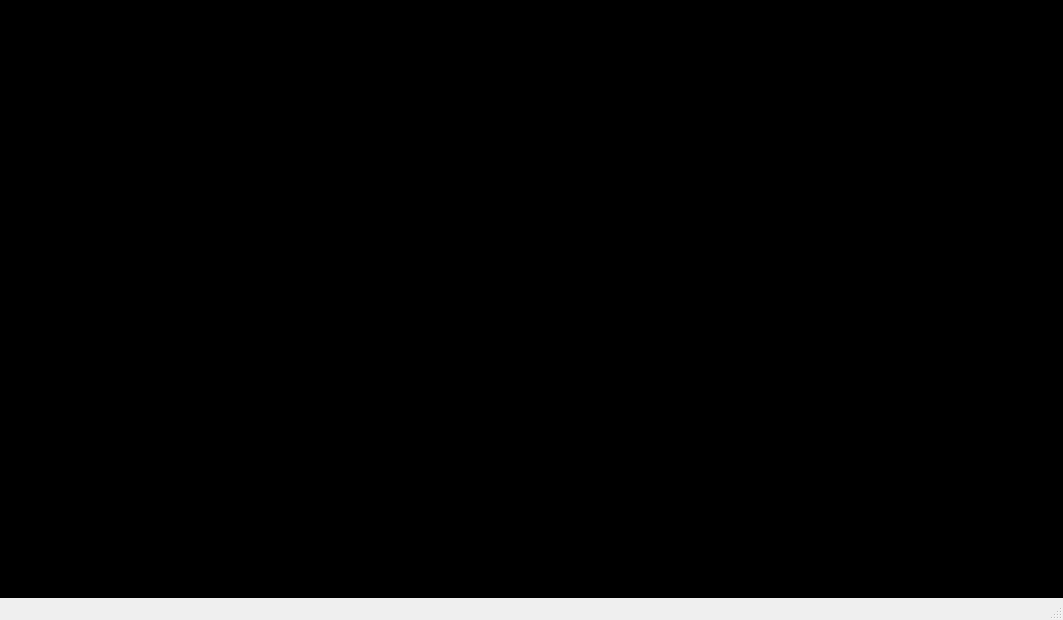
<?xml version="1.0" encoding="UTF-8"?>
<ui version="4.0">
 <class>MainWindow</class>
 <widget class="QMainWindow" name="MainWindow">
  <property name="geometry">
   <rect>
    <x>0</x>
    <y>0</y>
    <width>1063</width>
    <height>620</height>
   </rect>
  </property>
  <property name="windowTitle">
   <string>MainWindow</string>
  </property>
  <widget class="QWidget" name="centralwidget">
   <widget class="QLabel" name="label">
    <property name="geometry">
     <rect>
      <x>0</x>
      <y>0</y>
      <width>1071</width>
      <height>601</height>
     </rect>
    </property>
    <property name="styleSheet">
     <string notr="true">background-color: rgb(0, 0, 0);</string>
    </property>
    <property name="text">
     <string/>
    </property>
   </widget>
   <widget class="QLabel" name="label_2">
    <property name="geometry">
     <rect>
      <x>330</x>
      <y>100</y>
      <width>441</width>
      <height>421</height>
     </rect>
    </property>
    <property name="styleSheet">
     <string notr="true">border-image: url(:/image/image/redddang.png);</string>
    </property>
    <property name="text">
     <string/>
    </property>
   </widget>
  </widget>
  <widget class="QMenuBar" name="menubar">
   <property name="geometry">
    <rect>
     <x>0</x>
     <y>0</y>
     <width>1063</width>
     <height>26</height>
    </rect>
   </property>
  </widget>
  <widget class="QStatusBar" name="statusbar"/>
 </widget>
 <resources>
  <include location="intro.qrc"/>
 </resources>
 <connections/>
</ui>
